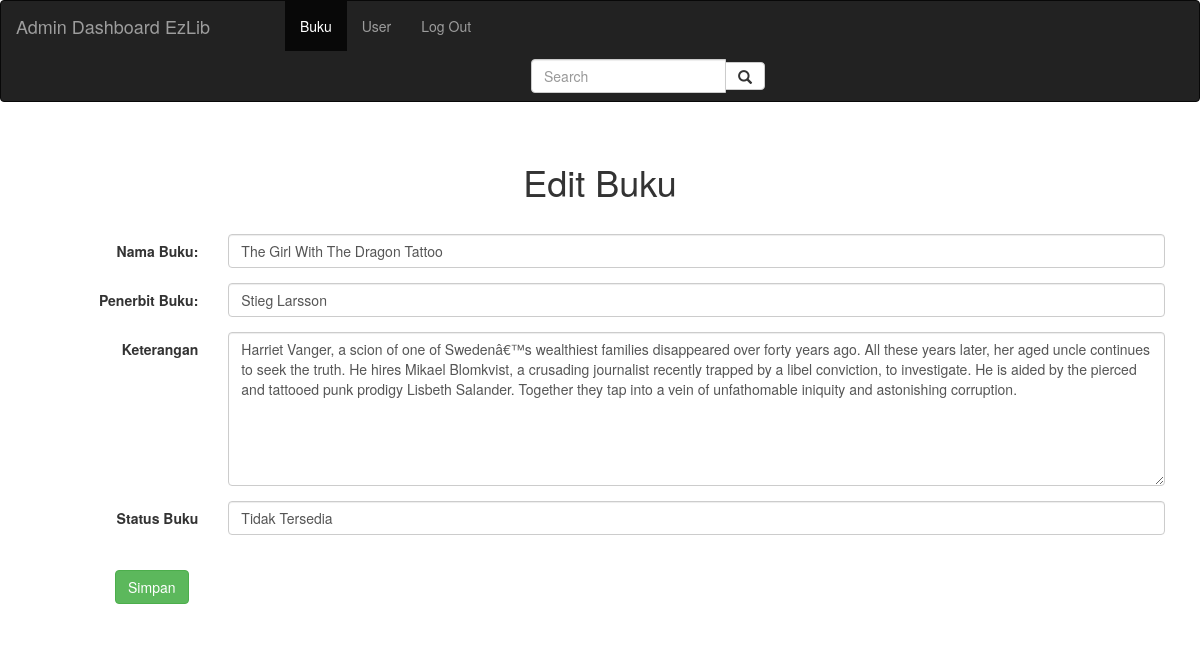
Before: /editBuku.php?id_buku=1 (signed in) with the older database file.
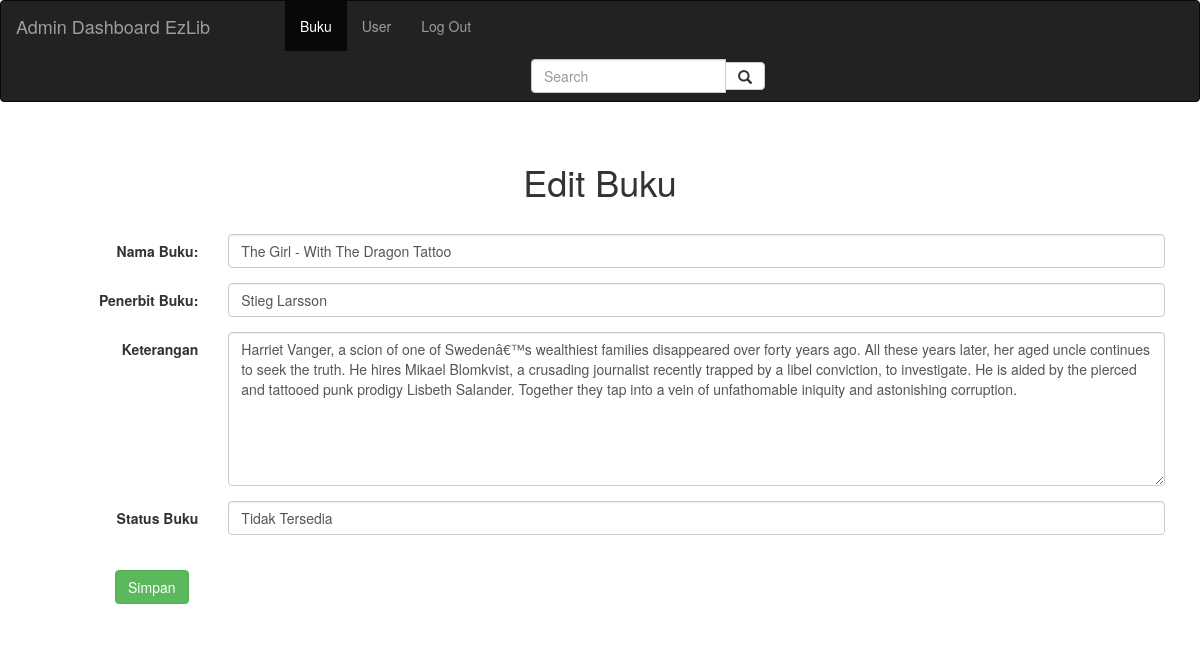
After: the same page with the newer database file.
### tables this page shows
CREATE TABLE `buku` (
  `id_buku` int(11) NOT NULL,
  `nama_buku` varchar(100) NOT NULL,
  `penerbit` varchar(50) NOT NULL,
  `keterangan_buku` longtext NOT NULL,
  `status_buku` varchar(25) NOT NULL,
  `nama_file` varchar(100) NOT NULL
);

### editBuku.php (the view, shortened to what this page needs)
<html>
<head>
  <link rel="stylesheet" href="https://maxcdn.bootstrapcdn.com/bootstrap/3.4.0/css/bootstrap.min.css">
  <link rel="stylesheet" href="css/bootstrap.min.css">
  <link rel="stylesheet" href="css/style1.css">
</head>
<body>
  <?php
  if ($_SESSION['status'] == 'admin_login') {
    ?>
    <nav class="navbar navbar-inverse">
      <div class="container-fluid">
        <div class="navbar-header">
          <a class="navbar-brand" href="admin_dashboard.php">Admin Dashboard EzLib</a>
        </div>
        <ul class="nav navbar-nav" style="margin-left:60px;">
          <li class="active"><a href="#">Buku</a></li>
          <li><a href="#">User</a></li>
          <li><a href="sessionLogoutAdmin.php">Log Out</a></li>
        </ul>
        <form class="navbar-form navbar-left" action="/action_page.php" style="margin-left:500px;">
          <div class="input-group">
            <input type="text" class="form-control" placeholder="Search" name="search">
            <div class="input-group-btn">
              <button class="btn btn-default" type="submit">
                <i class="glyphicon glyphicon-search"></i>
              </button>
            </div>
          </div>
        </form>
      </div>
    </nav>
    <?php
      include "connection.php";
      $id_buku = $_GET['id_buku'];
      $query = "select * from buku where id_buku='$id_buku'";
      $result = mysqli_query($connect, $query);
      ?>
    <div class="container" style="padding: 20px; margin: 10 px auto; margin-left: auto; margin-right: auto;">
      <div class="row">
        <div class="col-lg-12">
          <form class="form-horizontal" action="prosesEditBuku.php" method="GET" name="form1" id="form1">
            <?php
              while ($row = mysqli_fetch_array($result)) {
                ?>
              <center>
                <h1>Edit Buku</h1>
              </center>
              <div class="form-group">
                <label class="control-label col-sm-2" for="id_buku"></label>
                <div class="col-sm-10">
                </div>
              </div>
              <div class="form-group">
                <label class="control-label col-sm-2" for="nama_buku">Nama Buku: </label>
                <div class="col-sm-10">
                  <input type="text" class="form-control" name="nama_buku" value="<?php echo $row['nama_buku']; ?>" id="nama_buku" maxlength="95" required>
                </div>
              </div>
              <div class="form-group">
                <label class="control-label col-sm-2" for="penerbit">Penerbit Buku: </label>
                <div class="col-sm-10">
                  <input type="text" class="form-control" id="penerbit" value="<?php echo $row['penerbit']; ?>" name="penerbit" maxlength="45" required>
                </div>
              </div>
              <div class="form-group">
                <label class="control-label col-sm-2" for="keterangan_buku">Keterangan</label>
                <div class="col-sm-10">
                  <textarea class="form-control" rows="7" name="keterangan_buku" id="keterangan_buku"><?php echo $row['keterangan_buku']; ?></textarea>
                </div>
              </div>
              <div class="form-group">
                <label class="control-label col-sm-2" for="status_buku">Status Buku</label>
                <div class="col-sm-10">
                  <input type="text" class="form-control" id="status_buku" value="<?php echo $row['status_buku']; ?>" name="status_buku" maxlength="15" required>
                </div>
              <?php
                }
                ?>
              </div>
              <br>
              <button type="submit" class="btn btn-success" value="Simpan" style="margin-left:80px;">Simpan</button>
          </form>
        </div>
      </div>
    </div>
  <?php
  } else {
    header("Refresh:0; url=admin_login.php");
  }
  ?>
</body>
</html>

Changed rows visible on the page:
changed buku "Stieg Larsson": nama_buku "The Girl With The Dragon Tattoo" → "The Girl - With The Dragon Tattoo"
